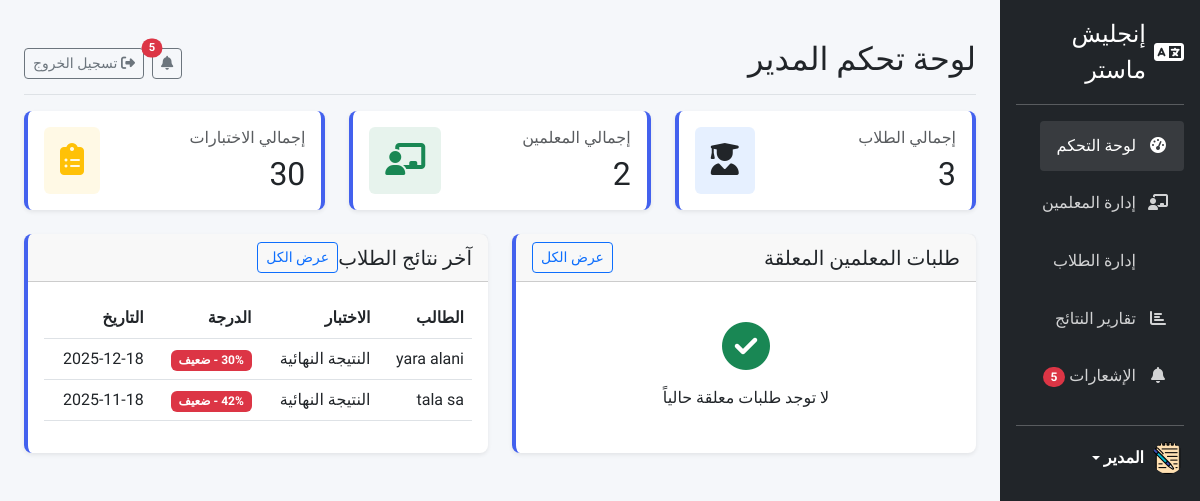
The page /admin_dashboard.php (signed in) on the database its author committed.
### tables this page shows
CREATE TABLE `student_final_results` (
  `id` int NOT NULL,
  `student_id` int NOT NULL,
  `percentage` decimal(5,2) NOT NULL DEFAULT '0.00',
  `updated_at` timestamp NOT NULL DEFAULT CURRENT_TIMESTAMP ON UPDATE CURRENT_TIMESTAMP
);

CREATE TABLE `users` (
  `id` int NOT NULL,
  `name` varchar(100) NOT NULL,
  `email` varchar(100) NOT NULL,
  `password` varchar(255) NOT NULL,
  `role` enum('student','teacher','admin') NOT NULL DEFAULT 'student',
  `status` enum('pending','approved','rejected') DEFAULT 'pending',
  `profile_image` varchar(255) DEFAULT NULL,
  `created_at` timestamp NOT NULL DEFAULT CURRENT_TIMESTAMP,
  `level` enum('none','beginner','intermediate','advanced') DEFAULT 'none'
);

### admin_dashboard.php (the view, shortened to what this page needs)
<?php
require_once 'db_connection.php';
$hasStatusColumnStmt = $conn->prepare("
    SELECT COUNT(*)
    FROM information_schema.COLUMNS
    WHERE TABLE_SCHEMA = DATABASE()
      AND TABLE_NAME = 'users'
      AND COLUMN_NAME = 'status'
");
$hasStatusColumnStmt->execute();
$hasStatusColumn = $hasStatusColumnStmt->fetchColumn() > 0;
$pending_teachers = [];
if ($hasStatusColumn) {
    $pending_teachers_stmt = $conn->query("SELECT id, name, email, created_at FROM users WHERE role = 'teacher' AND status = 'pending'");
    $pending_teachers = $pending_teachers_stmt ? $pending_teachers_stmt->fetchAll(PDO::FETCH_ASSOC) : [];
}
$pending_teachers_count = count($pending_teachers);
$recent_results = [];
try {
    $tableCheck = $conn->query("SHOW TABLES LIKE 'student_final_results'");
    $hasFinalTable = $tableCheck && $tableCheck->rowCount() > 0;
    if ($hasFinalTable) {
        $recent_results_query = "
            SELECT
                sfr.student_id,
                u.name AS student_name,
                sfr.percentage AS final_percentage,
                sfr.updated_at AS created_at
            FROM student_final_results sfr
            JOIN users u ON u.id = sfr.student_id
            WHERE u.role = 'student'
            ORDER BY sfr.updated_at DESC
            LIMIT 10
        ";
        $recent_results_stmt = $conn->query($recent_results_query);
        $recent_results = $recent_results_stmt ? $recent_results_stmt->fetchAll(PDO::FETCH_ASSOC) : [];
    }
} catch (Exception $e) {
    error_log("Error fetching recent results: " . $e->getMessage());
    $recent_results = [];
}
$students_count = (int)$conn->query("SELECT COUNT(*) FROM users WHERE role = 'student'")->fetchColumn();
$teachers_count_query = "SELECT COUNT(*) FROM users WHERE role = 'teacher'" . ($hasStatusColumn ? " AND status = 'approved'" : "");
$teachers_count = (int)$conn->query($teachers_count_query)->fetchColumn();
$quizzes_count = (int)$conn->query("SELECT COUNT(*) FROM quizzes")->fetchColumn();
$notifications_stmt = $conn->query("SELECT * FROM admin_notifications WHERE is_read = 0 ORDER BY created_at DESC LIMIT 5");
$notifications = $notifications_stmt ? $notifications_stmt->fetchAll(PDO::FETCH_ASSOC) : [];
$notifications_count = count($notifications);
?>
<!DOCTYPE html>
<html lang="ar" dir="rtl">
<head>
    <link href="https://cdn.jsdelivr.net/npm/bootstrap@5.3.0/dist/css/bootstrap.rtl.min.css" rel="stylesheet">
    <link rel="stylesheet" href="https://cdnjs.cloudflare.com/ajax/libs/font-awesome/6.4.0/css/all.min.css">
    <link href="style.css" rel="stylesheet">
</head>
<body>
    <div class="container-fluid">
        <div class="row">
            <div class="col-md-3 col-lg-2 admin-sidebar p-0">
                <div class="d-flex flex-column p-3">
                    <a href="admin_dashboard.php" class="d-flex align-items-center mb-3 mb-md-0 me-md-auto text-white text-decoration-none">
                        <i class="fas fa-language fs-4 me-2"></i>
                        <span class="fs-4">إنجليش ماستر</span>
                    </a>
                    <hr>
                    <ul class="nav nav-pills flex_column mb-auto">
                        <li class="nav-item">
                            <a href="admin_dashboard.php" class="nav-link active">
                                <i class="fas fa-tachometer-alt"></i>
                                لوحة التحكم
                            </a>
                        </li>
                        <li>
                            <a href="admin_teachers.php" class="nav-link">
                                <i class="fas fa-chalkboard-teacher"></i>
                                إدارة المعلمين
                            </a>
                        </li>
                        <li>
                            <a href="admin_students.php" class="nav-link">
                                إدارة الطلاب
                            </a>
                        </li>
                        <li>
                            <a href="admin_reports.php" class="nav-link">
                                <i class="fas fa-chart-bar"></i>
                                تقارير النتائج
                            </a>
                        </li>
                        <li>
                            <a href="admin_notifications.php" class="nav-link">
                                <i class="fas fa-bell"></i>
                                الإشعارات
                                <?php if ($notifications_count > 0): ?>
                                <span class="badge bg-danger rounded-pill"><?php echo $notifications_count; ?></span>
                                <?php endif; ?>
                            </a>
                        </li>
                    </ul>
                    <hr>
                    <div class="dropdown">
                        <a href="#" class="d-flex align-items-center text-white text-decoration-none dropdown-toggle" id="dropdownUser1" data-bs-toggle="dropdown" aria-expanded="false">
                            <img src="images/6300787.png" alt="Admin" width="32" height="32" class="rounded-circle me-2">
                            <strong><?php echo htmlspecialchars($_SESSION['name'] ?? 'المدير'); ?></strong>
                        </a>
                    </div>
                </div>
            </div>
            <div class="col-md-9 col-lg-10 ms-sm-auto px-md-4 py-4">
                <div class="d-flex justify-content-between flex-wrap flex-md-nowrap align-items-center pt-3 pb-2 mb-3 border-bottom">
                    <h1 class="h2">لوحة تحكم المدير</h1>
                    <div class="btn-toolbar mb-2 mb-md-0">
                        <div class="position-relative me-2">
                            <a href="admin_notifications.php" class="btn btn-sm btn-outline-secondary">
                                <i class="fas fa-bell"></i>
                                <?php if ($notifications_count > 0): ?>
                                <span class="position-absolute top-0 start-100 translate-middle badge rounded-pill bg-danger notification-badge">
                                    <?php echo $notifications_count; ?>
                                </span>
                                <?php endif; ?>
                            </a>
                        </div>
                        <a href="logout.php" class="btn btn-sm btn-outline-secondary">
                            <i class="fas fa-sign-out-alt"></i>
                            تسجيل الخروج
                        </a>
                    </div>
                </div>
                <div class="row mb-4">
                    <div class="col-md-4">
                        <div class="card dashboard-card stats-card">
                            <div class="card-body">
                                <div class="d-flex justify-content-between align-items-center">
                                    <div>
                                        <h6 class="card-title text-muted mb-0">إجمالي الطلاب</h6>
                                        <h2 class="mt-2 mb-0"><?php echo $students_count; ?></h2>
                                    </div>
                                    <div class="bg-primary bg-opacity-10 p-3 rounded">
                                        <i class="fas fa-user-graduate text_primary fa-2x"></i>
                                    </div>
                                </div>
                            </div>
                        </div>
                    </div>
                    <div class="col-md-4">
                        <div class="card dashboard-card stats-card">
                            <div class="card-body">
                                <div class="d-flex justify-content-between align-items-center">
                                    <div>
                                        <h6 class="card-title text-muted mb-0">إجمالي المعلمين</h6>
                                        <h2 class="mt-2 mb-0"><?php echo $teachers_count; ?></h2>
                                    </div>
                                    <div class="bg-success bg-opacity-10 p-3 rounded">
                                        <i class="fas fa-chalkboard-teacher text-success fa-2x"></i>
                                    </div>
                                </div>
                            </div>
                        </div>
                    </div>
                    <div class="col-md-4">
                        <div class="card dashboard-card stats-card">
                            <div class="card-body">
                                <div class="d-flex justify-content-between align-items-center">
                                    <div>
                                        <h6 class="card-title text-muted mb-0">إجمالي الاختبارات</h6>
                                        <h2 class="mt-2 mb-0"><?php echo $quizzes_count; ?></h2>
                                    </div>
                                    <div class="bg-warning bg-opacity-10 p-3 rounded">
                                        <i class="fas fa-clipboard-list text-warning fa-2x"></i>
                                    </div>
                                </div>
                            </div>
                        </div>
                    </div>
                </div>
                <div class="row mb-4">
                    <div class="col-md-6">
                        <div class="card dashboard-card h-100">
                            <div class="card-header d-flex justify-content-between align-items-center">
                                <h5 class="mb-0">طلبات المعلمين المعلقة</h5>
                                <a href="admin_teachers.php" class="btn btn-sm btn-outline-primary">عرض الكل</a>
                            </div>
                            <div class="card-body">
                                <?php if ($pending_teachers_count > 0): ?>
                                    <?php foreach ($pending_teachers as $teacher): ?>
                                    <div class="card mb-2 teacher-request-card">
                                        <div class="card-body py-2">
                                            <div class="d-flex justify-content-between align-items-center">
                                                <div>
                                                    <h6 class="mb-0"><?php echo htmlspecialchars($teacher['name']); ?></h6>
                                                    <small class="text-muted"><?php echo htmlspecialchars($teacher['email']); ?></small>
                                                </div>
                                                <div class="action-buttons">
                                                    <form method="post" class="d-inline">
                                                        <input type="hidden" name="teacher_id" value="<?php echo $teacher['id']; ?>">
                                                        <input type="hidden" name="action" value="approve">
                                                        <button type="submit" class="btn btn-success btn-sm" <?php echo !$hasStatusColumn ? 'disabled' : ''; ?>>
                                                            <i class="fas fa-check"></i> قبول
                                                        </button>
                                                    </form>
                                                    <form method="post" class="d-inline">
                                                        <input type="hidden" name="teacher_id" value="<?php echo $teacher['id']; ?>">
                                                        <input type="hidden" name="action" value="reject">
                                                        <button type="submit" class="btn btn-danger btn-sm" <?php echo !$hasStatusColumn ? 'disabled' : ''; ?>>
                                                            <i class="fas fa-times"></i> رفض
                                                        </button>
                                                    </form>
                                                </div>
                                            </div>
                                        </div>
                                    </div>
                                    <?php endforeach; ?>
                                <?php else: ?>
                                    <div class="text-center py-4">
                                        <i class="fas fa-check-circle text-success fa-3x mb-3"></i>
                                        <p class="mb-0">لا توجد طلبات معلقة حالياً</p>
                                    </div>
                                <?php endif; ?>
                            </div>
                        </div>
                    </div>
                    <div class="col-md-6">
                        <div class="card dashboard-card h-100">
                            <div class="card-header d-flex justify-content_between align-items-center">
                                <h5 class="mb-0">آخر نتائج الطلاب</h5>
                                <a href="admin_reports.php" class="btn btn-sm btn-outline-primary">عرض الكل</a>
                            </div>
                            <div class="card-body">
                                <div class="table-responsive">
                                    <table class="table table-hover">
                                        <thead>
                                            <tr>
                                                <th>الطالب</th>
                                                <th>الاختبار</th>
                                                <th>الدرجة</th>
                                                <th>التاريخ</th>
                                            </tr>
                                        </thead>
                                       <tbody>
<?php if (!empty($recent_results)): ?>
    <?php foreach ($recent_results as $result): ?>
        <?php
            $percentage = (float)$result['final_percentage'];
            if ($percentage >= 85) {
                $status = 'ممتاز';
                $badge = 'success';
            } elseif ($percentage >= 60) {
                $status = 'جيد';
                $badge = 'warning';
            } else {
                $status = 'ضعيف';
                $badge = 'danger';
            }
        ?>
        <tr>
            <td><?= htmlspecialchars($result['student_name']) ?></td>
            <td>النتيجة النهائية</td>
            <td>
                <span class="badge bg-<?= $badge ?>">
                    <?= $percentage ?>% - <?= $status ?>
                </span>
            </td>
            <td><?= date('Y-m-d', strtotime($result['created_at'])) ?></td>
        </tr>
    <?php endforeach; ?>
<?php else: ?>
    <tr>
        <td colspan="4" class="text-center">لا توجد نتائج نهائية مسجلة بعد</td>
    </tr>
<?php endif; ?>
</tbody>
                                    </table>
                                </div>
                            </div>
                        </div>
                    </div>
                </div>
            </div>
        </div>
    </div>
</body>
</html>

### rows shown on the page
student_final_results: users.name "yara alani", percentage "30", percentage "ضعيف", updated_at "2025-12-18"
student_final_results: users.name "tala sa", percentage "42", percentage "ضعيف", updated_at "2025-11-18"

### other values the page prints
$notifications_count "5"
$_SESSION['name'] "المدير"
$students_count "3"
$teachers_count "2"
$quizzes_count "30"
